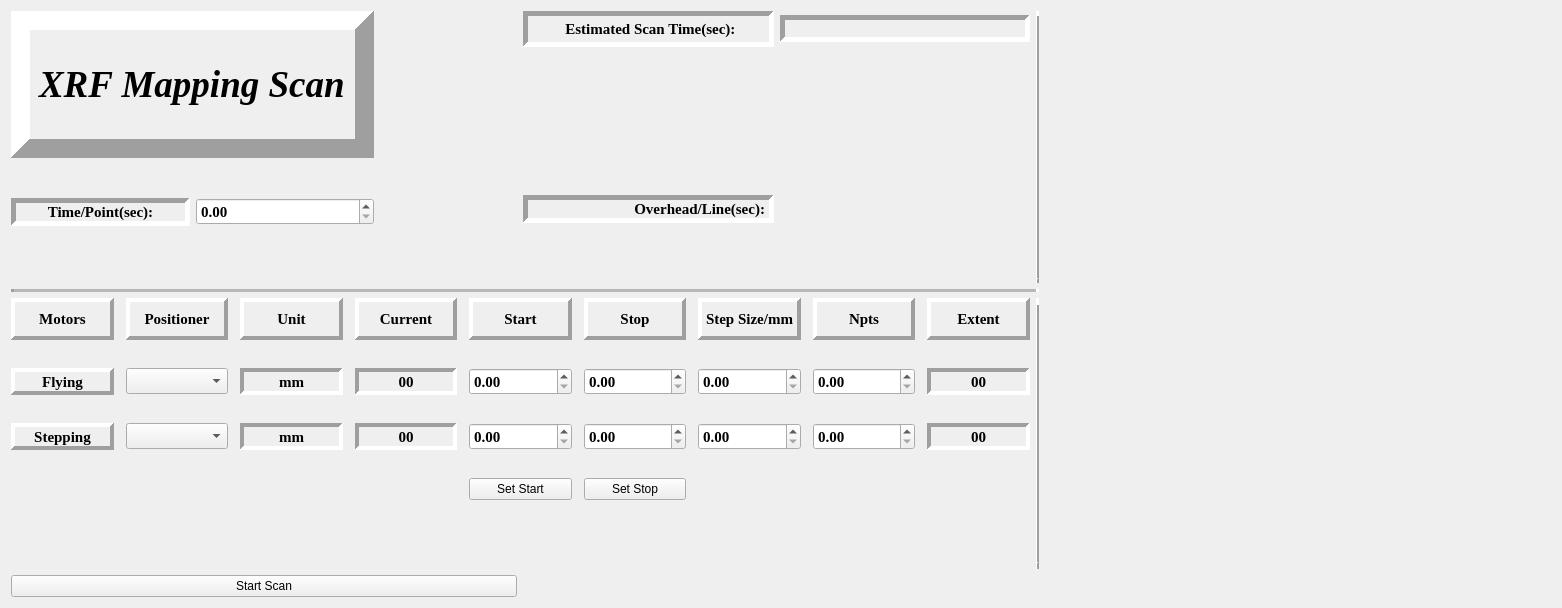
<?xml version="1.0" encoding="UTF-8"?>
<ui version="4.0">
 <class>Form</class>
 <widget class="QWidget" name="Form">
  <property name="geometry">
   <rect>
    <x>0</x>
    <y>0</y>
    <width>1562</width>
    <height>608</height>
   </rect>
  </property>
  <property name="windowTitle">
   <string>Form</string>
  </property>
  <layout class="QGridLayout" name="gridLayout_3">
   <item row="0" column="2">
    <widget class="Line" name="line">
     <property name="font">
      <font>
       <family>Times New Roman</family>
       <pointsize>11</pointsize>
       <weight>75</weight>
       <bold>true</bold>
      </font>
     </property>
     <property name="frameShape">
      <enum>QFrame::VLine</enum>
     </property>
     <property name="frameShadow">
      <enum>QFrame::Raised</enum>
     </property>
     <property name="lineWidth">
      <number>5</number>
     </property>
     <property name="orientation">
      <enum>Qt::Vertical</enum>
     </property>
    </widget>
   </item>
   <item row="0" column="0">
    <layout class="QGridLayout" name="gridLayout_2">
     <property name="topMargin">
      <number>0</number>
     </property>
     <property name="verticalSpacing">
      <number>40</number>
     </property>
     <item row="2" column="2">
      <widget class="QLabel" name="label_3">
       <property name="sizePolicy">
        <sizepolicy hsizetype="Preferred" vsizetype="Minimum">
         <horstretch>0</horstretch>
         <verstretch>0</verstretch>
        </sizepolicy>
       </property>
       <property name="text">
        <string/>
       </property>
      </widget>
     </item>
     <item row="0" column="0" colspan="2">
      <widget class="QLabel" name="label">
       <property name="font">
        <font>
         <family>Times New Roman</family>
         <pointsize>28</pointsize>
         <weight>75</weight>
         <italic>true</italic>
         <bold>true</bold>
        </font>
       </property>
       <property name="frameShape">
        <enum>QFrame::Panel</enum>
       </property>
       <property name="frameShadow">
        <enum>QFrame::Raised</enum>
       </property>
       <property name="lineWidth">
        <number>19</number>
       </property>
       <property name="text">
        <string>XRF Mapping Scan</string>
       </property>
      </widget>
     </item>
     <item row="2" column="0">
      <widget class="QLabel" name="label_7">
       <property name="font">
        <font>
         <family>Times New Roman</family>
         <pointsize>11</pointsize>
         <weight>75</weight>
         <bold>true</bold>
        </font>
       </property>
       <property name="frameShape">
        <enum>QFrame::Panel</enum>
       </property>
       <property name="frameShadow">
        <enum>QFrame::Sunken</enum>
       </property>
       <property name="lineWidth">
        <number>5</number>
       </property>
       <property name="text">
        <string>Time/Point(sec):</string>
       </property>
       <property name="alignment">
        <set>Qt::AlignCenter</set>
       </property>
      </widget>
     </item>
     <item row="2" column="1">
      <widget class="QDoubleSpinBox" name="dwell_t">
       <property name="baseSize">
        <size>
         <width>4</width>
         <height>0</height>
        </size>
       </property>
       <property name="font">
        <font>
         <family>Times New Roman</family>
         <pointsize>11</pointsize>
         <weight>75</weight>
         <bold>true</bold>
        </font>
       </property>
      </widget>
     </item>
     <item row="3" column="0">
      <widget class="QLabel" name="label_8">
       <property name="sizePolicy">
        <sizepolicy hsizetype="Preferred" vsizetype="Maximum">
         <horstretch>0</horstretch>
         <verstretch>0</verstretch>
        </sizepolicy>
       </property>
       <property name="font">
        <font>
         <family>Times New Roman</family>
         <pointsize>11</pointsize>
         <weight>75</weight>
         <bold>true</bold>
        </font>
       </property>
       <property name="frameShape">
        <enum>QFrame::NoFrame</enum>
       </property>
       <property name="frameShadow">
        <enum>QFrame::Raised</enum>
       </property>
       <property name="lineWidth">
        <number>5</number>
       </property>
       <property name="text">
        <string/>
       </property>
      </widget>
     </item>
    </layout>
   </item>
   <item row="0" column="1">
    <layout class="QGridLayout" name="gridLayout_4">
     <property name="verticalSpacing">
      <number>43</number>
     </property>
     <item row="0" column="1">
      <widget class="QLabel" name="es_time">
       <property name="sizePolicy">
        <sizepolicy hsizetype="Preferred" vsizetype="Maximum">
         <horstretch>0</horstretch>
         <verstretch>0</verstretch>
        </sizepolicy>
       </property>
       <property name="font">
        <font>
         <family>Times New Roman</family>
         <pointsize>11</pointsize>
         <weight>75</weight>
         <bold>true</bold>
        </font>
       </property>
       <property name="frameShape">
        <enum>QFrame::Panel</enum>
       </property>
       <property name="frameShadow">
        <enum>QFrame::Sunken</enum>
       </property>
       <property name="lineWidth">
        <number>5</number>
       </property>
       <property name="text">
        <string/>
       </property>
      </widget>
     </item>
     <item row="0" column="0">
      <widget class="QLabel" name="label_2">
       <property name="font">
        <font>
         <family>Times New Roman</family>
         <pointsize>11</pointsize>
         <weight>75</weight>
         <bold>true</bold>
        </font>
       </property>
       <property name="frameShape">
        <enum>QFrame::Panel</enum>
       </property>
       <property name="frameShadow">
        <enum>QFrame::Sunken</enum>
       </property>
       <property name="lineWidth">
        <number>5</number>
       </property>
       <property name="text">
        <string>  Estimated Scan Time(sec): </string>
       </property>
       <property name="alignment">
        <set>Qt::AlignBottom|Qt::AlignHCenter</set>
       </property>
      </widget>
     </item>
     <item row="1" column="1">
      <widget class="QLabel" name="label_28">
       <property name="font">
        <font>
         <family>Times New Roman</family>
         <pointsize>11</pointsize>
         <weight>75</weight>
         <bold>true</bold>
        </font>
       </property>
       <property name="frameShape">
        <enum>QFrame::NoFrame</enum>
       </property>
       <property name="frameShadow">
        <enum>QFrame::Raised</enum>
       </property>
       <property name="lineWidth">
        <number>5</number>
       </property>
       <property name="text">
        <string/>
       </property>
      </widget>
     </item>
     <item row="2" column="0">
      <widget class="QLabel" name="label_5">
       <property name="sizePolicy">
        <sizepolicy hsizetype="Preferred" vsizetype="Maximum">
         <horstretch>0</horstretch>
         <verstretch>0</verstretch>
        </sizepolicy>
       </property>
       <property name="font">
        <font>
         <family>Times New Roman</family>
         <pointsize>11</pointsize>
         <weight>75</weight>
         <bold>true</bold>
        </font>
       </property>
       <property name="frameShape">
        <enum>QFrame::Panel</enum>
       </property>
       <property name="frameShadow">
        <enum>QFrame::Sunken</enum>
       </property>
       <property name="lineWidth">
        <number>5</number>
       </property>
       <property name="text">
        <string>        Overhead/Line(sec):</string>
       </property>
       <property name="alignment">
        <set>Qt::AlignRight|Qt::AlignTrailing|Qt::AlignVCenter</set>
       </property>
      </widget>
     </item>
     <item row="3" column="0">
      <widget class="QLabel" name="label_11">
       <property name="sizePolicy">
        <sizepolicy hsizetype="Preferred" vsizetype="Maximum">
         <horstretch>0</horstretch>
         <verstretch>0</verstretch>
        </sizepolicy>
       </property>
       <property name="font">
        <font>
         <family>Times New Roman</family>
         <pointsize>11</pointsize>
         <weight>75</weight>
         <bold>true</bold>
        </font>
       </property>
       <property name="frameShape">
        <enum>QFrame::NoFrame</enum>
       </property>
       <property name="frameShadow">
        <enum>QFrame::Raised</enum>
       </property>
       <property name="lineWidth">
        <number>5</number>
       </property>
       <property name="text">
        <string/>
       </property>
      </widget>
     </item>
     <item row="2" column="1">
      <widget class="QLabel" name="overhead">
       <property name="font">
        <font>
         <family>Times New Roman</family>
         <pointsize>11</pointsize>
         <weight>75</weight>
         <bold>true</bold>
        </font>
       </property>
       <property name="frameShape">
        <enum>QFrame::NoFrame</enum>
       </property>
       <property name="frameShadow">
        <enum>QFrame::Raised</enum>
       </property>
       <property name="lineWidth">
        <number>5</number>
       </property>
       <property name="text">
        <string/>
       </property>
      </widget>
     </item>
     <item row="1" column="0">
      <widget class="QLabel" name="label_27">
       <property name="sizePolicy">
        <sizepolicy hsizetype="Preferred" vsizetype="Preferred">
         <horstretch>0</horstretch>
         <verstretch>0</verstretch>
        </sizepolicy>
       </property>
       <property name="font">
        <font>
         <family>Times New Roman</family>
         <pointsize>11</pointsize>
         <weight>75</weight>
         <bold>true</bold>
        </font>
       </property>
       <property name="frameShape">
        <enum>QFrame::NoFrame</enum>
       </property>
       <property name="frameShadow">
        <enum>QFrame::Raised</enum>
       </property>
       <property name="lineWidth">
        <number>5</number>
       </property>
       <property name="text">
        <string/>
       </property>
      </widget>
     </item>
    </layout>
   </item>
   <item row="2" column="0" colspan="2">
    <layout class="QGridLayout" name="gridLayout_6">
     <property name="horizontalSpacing">
      <number>12</number>
     </property>
     <property name="verticalSpacing">
      <number>28</number>
     </property>
     <item row="1" column="4">
      <widget class="QDoubleSpinBox" name="flyingStart">
       <property name="font">
        <font>
         <family>Times New Roman</family>
         <pointsize>11</pointsize>
         <weight>75</weight>
         <bold>true</bold>
        </font>
       </property>
       <property name="wrapping">
        <bool>false</bool>
       </property>
       <property name="frame">
        <bool>true</bool>
       </property>
      </widget>
     </item>
     <item row="2" column="1">
      <widget class="QComboBox" name="stepping">
       <property name="font">
        <font>
         <family>Times New Roman</family>
         <pointsize>11</pointsize>
         <weight>75</weight>
         <bold>true</bold>
        </font>
       </property>
      </widget>
     </item>
     <item row="1" column="3">
      <widget class="QLabel" name="current_x_Label">
       <property name="font">
        <font>
         <family>Times New Roman</family>
         <pointsize>11</pointsize>
         <weight>75</weight>
         <bold>true</bold>
        </font>
       </property>
       <property name="frameShape">
        <enum>QFrame::Panel</enum>
       </property>
       <property name="frameShadow">
        <enum>QFrame::Sunken</enum>
       </property>
       <property name="lineWidth">
        <number>4</number>
       </property>
       <property name="text">
        <string>00</string>
       </property>
       <property name="alignment">
        <set>Qt::AlignCenter</set>
       </property>
      </widget>
     </item>
     <item row="1" column="8">
      <widget class="QLabel" name="extent_x">
       <property name="font">
        <font>
         <family>Times New Roman</family>
         <pointsize>11</pointsize>
         <weight>75</weight>
         <bold>true</bold>
        </font>
       </property>
       <property name="frameShape">
        <enum>QFrame::Panel</enum>
       </property>
       <property name="frameShadow">
        <enum>QFrame::Sunken</enum>
       </property>
       <property name="lineWidth">
        <number>4</number>
       </property>
       <property name="text">
        <string>00</string>
       </property>
       <property name="alignment">
        <set>Qt::AlignCenter</set>
       </property>
      </widget>
     </item>
     <item row="1" column="7">
      <widget class="QDoubleSpinBox" name="npts_x">
       <property name="font">
        <font>
         <family>Times New Roman</family>
         <pointsize>11</pointsize>
         <weight>75</weight>
         <bold>true</bold>
        </font>
       </property>
      </widget>
     </item>
     <item row="1" column="5">
      <widget class="QDoubleSpinBox" name="flyingStop">
       <property name="font">
        <font>
         <family>Times New Roman</family>
         <pointsize>11</pointsize>
         <weight>75</weight>
         <bold>true</bold>
        </font>
       </property>
      </widget>
     </item>
     <item row="1" column="6">
      <widget class="QDoubleSpinBox" name="stepsize_x">
       <property name="font">
        <font>
         <family>Times New Roman</family>
         <pointsize>11</pointsize>
         <weight>75</weight>
         <bold>true</bold>
        </font>
       </property>
      </widget>
     </item>
     <item row="2" column="2">
      <widget class="QLabel" name="label_10">
       <property name="font">
        <font>
         <family>Times New Roman</family>
         <pointsize>11</pointsize>
         <weight>75</weight>
         <bold>true</bold>
        </font>
       </property>
       <property name="frameShape">
        <enum>QFrame::Panel</enum>
       </property>
       <property name="frameShadow">
        <enum>QFrame::Sunken</enum>
       </property>
       <property name="lineWidth">
        <number>4</number>
       </property>
       <property name="text">
        <string>mm</string>
       </property>
       <property name="alignment">
        <set>Qt::AlignCenter</set>
       </property>
      </widget>
     </item>
     <item row="2" column="3">
      <widget class="QLabel" name="current_y_Label">
       <property name="font">
        <font>
         <family>Times New Roman</family>
         <pointsize>11</pointsize>
         <weight>75</weight>
         <bold>true</bold>
        </font>
       </property>
       <property name="frameShape">
        <enum>QFrame::Panel</enum>
       </property>
       <property name="frameShadow">
        <enum>QFrame::Sunken</enum>
       </property>
       <property name="lineWidth">
        <number>4</number>
       </property>
       <property name="text">
        <string>00</string>
       </property>
       <property name="alignment">
        <set>Qt::AlignCenter</set>
       </property>
      </widget>
     </item>
     <item row="2" column="0">
      <widget class="QLabel" name="label_4">
       <property name="font">
        <font>
         <family>Times New Roman</family>
         <pointsize>11</pointsize>
         <weight>75</weight>
         <bold>true</bold>
        </font>
       </property>
       <property name="frameShape">
        <enum>QFrame::Panel</enum>
       </property>
       <property name="frameShadow">
        <enum>QFrame::Raised</enum>
       </property>
       <property name="lineWidth">
        <number>4</number>
       </property>
       <property name="text">
        <string>Stepping</string>
       </property>
       <property name="alignment">
        <set>Qt::AlignCenter</set>
       </property>
      </widget>
     </item>
     <item row="2" column="5">
      <widget class="QDoubleSpinBox" name="steppingStop">
       <property name="font">
        <font>
         <family>Times New Roman</family>
         <pointsize>11</pointsize>
         <weight>75</weight>
         <bold>true</bold>
        </font>
       </property>
      </widget>
     </item>
     <item row="0" column="1">
      <widget class="QLabel" name="label_14">
       <property name="font">
        <font>
         <family>Times New Roman</family>
         <pointsize>11</pointsize>
         <weight>75</weight>
         <bold>true</bold>
        </font>
       </property>
       <property name="frameShape">
        <enum>QFrame::Panel</enum>
       </property>
       <property name="frameShadow">
        <enum>QFrame::Raised</enum>
       </property>
       <property name="lineWidth">
        <number>4</number>
       </property>
       <property name="text">
        <string>Positioner</string>
       </property>
       <property name="alignment">
        <set>Qt::AlignCenter</set>
       </property>
      </widget>
     </item>
     <item row="1" column="0">
      <widget class="QLabel" name="label_12">
       <property name="font">
        <font>
         <family>Times New Roman</family>
         <pointsize>11</pointsize>
         <weight>75</weight>
         <bold>true</bold>
        </font>
       </property>
       <property name="frameShape">
        <enum>QFrame::Panel</enum>
       </property>
       <property name="frameShadow">
        <enum>QFrame::Raised</enum>
       </property>
       <property name="lineWidth">
        <number>4</number>
       </property>
       <property name="text">
        <string>Flying</string>
       </property>
       <property name="alignment">
        <set>Qt::AlignCenter</set>
       </property>
      </widget>
     </item>
     <item row="0" column="0">
      <widget class="QLabel" name="label_13">
       <property name="font">
        <font>
         <family>Times New Roman</family>
         <pointsize>11</pointsize>
         <weight>75</weight>
         <bold>true</bold>
        </font>
       </property>
       <property name="frameShape">
        <enum>QFrame::Panel</enum>
       </property>
       <property name="frameShadow">
        <enum>QFrame::Raised</enum>
       </property>
       <property name="lineWidth">
        <number>4</number>
       </property>
       <property name="text">
        <string>Motors</string>
       </property>
       <property name="alignment">
        <set>Qt::AlignCenter</set>
       </property>
      </widget>
     </item>
     <item row="2" column="6">
      <widget class="QDoubleSpinBox" name="stepsize_y">
       <property name="font">
        <font>
         <family>Times New Roman</family>
         <pointsize>11</pointsize>
         <weight>75</weight>
         <bold>true</bold>
        </font>
       </property>
      </widget>
     </item>
     <item row="2" column="7">
      <widget class="QDoubleSpinBox" name="npts_y">
       <property name="font">
        <font>
         <family>Times New Roman</family>
         <pointsize>11</pointsize>
         <weight>75</weight>
         <bold>true</bold>
        </font>
       </property>
      </widget>
     </item>
     <item row="2" column="4">
      <widget class="QDoubleSpinBox" name="steppingStart">
       <property name="font">
        <font>
         <family>Times New Roman</family>
         <pointsize>11</pointsize>
         <weight>75</weight>
         <bold>true</bold>
        </font>
       </property>
      </widget>
     </item>
     <item row="0" column="4">
      <widget class="QLabel" name="label_17">
       <property name="font">
        <font>
         <family>Times New Roman</family>
         <pointsize>11</pointsize>
         <weight>75</weight>
         <bold>true</bold>
        </font>
       </property>
       <property name="frameShape">
        <enum>QFrame::Panel</enum>
       </property>
       <property name="frameShadow">
        <enum>QFrame::Raised</enum>
       </property>
       <property name="lineWidth">
        <number>4</number>
       </property>
       <property name="text">
        <string>Start</string>
       </property>
       <property name="alignment">
        <set>Qt::AlignCenter</set>
       </property>
      </widget>
     </item>
     <item row="0" column="3">
      <widget class="QLabel" name="label_16">
       <property name="font">
        <font>
         <family>Times New Roman</family>
         <pointsize>11</pointsize>
         <weight>75</weight>
         <bold>true</bold>
        </font>
       </property>
       <property name="frameShape">
        <enum>QFrame::Panel</enum>
       </property>
       <property name="frameShadow">
        <enum>QFrame::Raised</enum>
       </property>
       <property name="lineWidth">
        <number>4</number>
       </property>
       <property name="text">
        <string>Current</string>
       </property>
       <property name="alignment">
        <set>Qt::AlignCenter</set>
       </property>
      </widget>
     </item>
     <item row="0" column="2">
      <widget class="QLabel" name="label_15">
       <property name="font">
        <font>
         <family>Times New Roman</family>
         <pointsize>11</pointsize>
         <weight>75</weight>
         <bold>true</bold>
        </font>
       </property>
       <property name="frameShape">
        <enum>QFrame::Panel</enum>
       </property>
       <property name="frameShadow">
        <enum>QFrame::Raised</enum>
       </property>
       <property name="lineWidth">
        <number>4</number>
       </property>
       <property name="text">
        <string>Unit</string>
       </property>
       <property name="alignment">
        <set>Qt::AlignCenter</set>
       </property>
      </widget>
     </item>
     <item row="0" column="7">
      <widget class="QLabel" name="label_20">
       <property name="font">
        <font>
         <family>Times New Roman</family>
         <pointsize>11</pointsize>
         <weight>75</weight>
         <bold>true</bold>
        </font>
       </property>
       <property name="frameShape">
        <enum>QFrame::Panel</enum>
       </property>
       <property name="frameShadow">
        <enum>QFrame::Raised</enum>
       </property>
       <property name="lineWidth">
        <number>4</number>
       </property>
       <property name="text">
        <string>Npts</string>
       </property>
       <property name="alignment">
        <set>Qt::AlignCenter</set>
       </property>
      </widget>
     </item>
     <item row="0" column="6">
      <widget class="QLabel" name="label_19">
       <property name="font">
        <font>
         <family>Times New Roman</family>
         <pointsize>11</pointsize>
         <weight>75</weight>
         <bold>true</bold>
        </font>
       </property>
       <property name="frameShape">
        <enum>QFrame::Panel</enum>
       </property>
       <property name="frameShadow">
        <enum>QFrame::Raised</enum>
       </property>
       <property name="lineWidth">
        <number>4</number>
       </property>
       <property name="text">
        <string>Step Size/mm</string>
       </property>
       <property name="alignment">
        <set>Qt::AlignCenter</set>
       </property>
      </widget>
     </item>
     <item row="0" column="8">
      <widget class="QLabel" name="label_21">
       <property name="font">
        <font>
         <family>Times New Roman</family>
         <pointsize>11</pointsize>
         <weight>75</weight>
         <bold>true</bold>
        </font>
       </property>
       <property name="frameShape">
        <enum>QFrame::Panel</enum>
       </property>
       <property name="frameShadow">
        <enum>QFrame::Raised</enum>
       </property>
       <property name="lineWidth">
        <number>4</number>
       </property>
       <property name="text">
        <string>Extent</string>
       </property>
       <property name="alignment">
        <set>Qt::AlignCenter</set>
       </property>
      </widget>
     </item>
     <item row="1" column="1">
      <widget class="QComboBox" name="flying">
       <property name="font">
        <font>
         <family>Times New Roman</family>
         <pointsize>11</pointsize>
         <weight>75</weight>
         <bold>true</bold>
        </font>
       </property>
      </widget>
     </item>
     <item row="0" column="5">
      <widget class="QLabel" name="label_18">
       <property name="font">
        <font>
         <family>Times New Roman</family>
         <pointsize>11</pointsize>
         <weight>75</weight>
         <bold>true</bold>
        </font>
       </property>
       <property name="frameShape">
        <enum>QFrame::Panel</enum>
       </property>
       <property name="frameShadow">
        <enum>QFrame::Raised</enum>
       </property>
       <property name="lineWidth">
        <number>4</number>
       </property>
       <property name="text">
        <string>Stop</string>
       </property>
       <property name="alignment">
        <set>Qt::AlignCenter</set>
       </property>
      </widget>
     </item>
     <item row="3" column="0">
      <widget class="QLabel" name="label_6">
       <property name="sizePolicy">
        <sizepolicy hsizetype="Preferred" vsizetype="Maximum">
         <horstretch>0</horstretch>
         <verstretch>0</verstretch>
        </sizepolicy>
       </property>
       <property name="font">
        <font>
         <family>Times New Roman</family>
         <pointsize>11</pointsize>
         <weight>75</weight>
         <bold>true</bold>
        </font>
       </property>
       <property name="frameShape">
        <enum>QFrame::NoFrame</enum>
       </property>
       <property name="frameShadow">
        <enum>QFrame::Sunken</enum>
       </property>
       <property name="lineWidth">
        <number>4</number>
       </property>
       <property name="text">
        <string/>
       </property>
       <property name="alignment">
        <set>Qt::AlignCenter</set>
       </property>
      </widget>
     </item>
     <item row="1" column="2">
      <widget class="QLabel" name="label_22">
       <property name="font">
        <font>
         <family>Times New Roman</family>
         <pointsize>11</pointsize>
         <weight>75</weight>
         <bold>true</bold>
        </font>
       </property>
       <property name="frameShape">
        <enum>QFrame::Panel</enum>
       </property>
       <property name="frameShadow">
        <enum>QFrame::Sunken</enum>
       </property>
       <property name="lineWidth">
        <number>4</number>
       </property>
       <property name="text">
        <string>mm</string>
       </property>
       <property name="alignment">
        <set>Qt::AlignCenter</set>
       </property>
      </widget>
     </item>
     <item row="2" column="8">
      <widget class="QLabel" name="extent_y">
       <property name="font">
        <font>
         <family>Times New Roman</family>
         <pointsize>11</pointsize>
         <weight>75</weight>
         <bold>true</bold>
        </font>
       </property>
       <property name="frameShape">
        <enum>QFrame::Panel</enum>
       </property>
       <property name="frameShadow">
        <enum>QFrame::Sunken</enum>
       </property>
       <property name="lineWidth">
        <number>4</number>
       </property>
       <property name="text">
        <string>00</string>
       </property>
       <property name="alignment">
        <set>Qt::AlignCenter</set>
       </property>
      </widget>
     </item>
     <item row="3" column="4">
      <widget class="QPushButton" name="setstartbtn">
       <property name="text">
        <string>Set Start</string>
       </property>
      </widget>
     </item>
     <item row="3" column="5">
      <widget class="QPushButton" name="setstopbtn">
       <property name="text">
        <string>Set Stop</string>
       </property>
      </widget>
     </item>
     <item row="4" column="0" colspan="9">
      <widget class="QLabel" name="message">
       <property name="font">
        <font>
         <family>Times New Roman</family>
         <pointsize>14</pointsize>
         <weight>75</weight>
         <italic>true</italic>
         <bold>true</bold>
        </font>
       </property>
       <property name="contextMenuPolicy">
        <enum>Qt::PreventContextMenu</enum>
       </property>
       <property name="text">
        <string/>
       </property>
      </widget>
     </item>
    </layout>
   </item>
   <item row="2" column="2">
    <widget class="Line" name="line_2">
     <property name="font">
      <font>
       <family>Times New Roman</family>
       <pointsize>11</pointsize>
       <weight>75</weight>
       <bold>true</bold>
      </font>
     </property>
     <property name="frameShadow">
      <enum>QFrame::Raised</enum>
     </property>
     <property name="lineWidth">
      <number>7</number>
     </property>
     <property name="orientation">
      <enum>Qt::Vertical</enum>
     </property>
    </widget>
   </item>
   <item row="0" column="3" rowspan="3">
    <layout class="QHBoxLayout" name="horizontalLayout_12">
     <item>
      <widget class="Canvas" name="map_" native="true">
       <property name="font">
        <font>
         <family>Times New Roman</family>
         <pointsize>11</pointsize>
         <weight>75</weight>
         <bold>true</bold>
        </font>
       </property>
      </widget>
     </item>
    </layout>
   </item>
   <item row="1" column="0" colspan="3">
    <widget class="Line" name="line_5">
     <property name="lineWidth">
      <number>3</number>
     </property>
     <property name="midLineWidth">
      <number>30</number>
     </property>
     <property name="orientation">
      <enum>Qt::Horizontal</enum>
     </property>
    </widget>
   </item>
   <item row="3" column="0">
    <widget class="QPushButton" name="scan">
     <property name="text">
      <string>Start Scan</string>
     </property>
    </widget>
   </item>
  </layout>
 </widget>
 <customwidgets>
  <customwidget>
   <class>Canvas</class>
   <extends>QWidget</extends>
   <header>canvas.h</header>
   <container>1</container>
  </customwidget>
 </customwidgets>
 <tabstops>
  <tabstop>dwell_t</tabstop>
  <tabstop>flyingStart</tabstop>
  <tabstop>flyingStop</tabstop>
  <tabstop>stepsize_x</tabstop>
  <tabstop>npts_x</tabstop>
  <tabstop>steppingStart</tabstop>
  <tabstop>steppingStop</tabstop>
  <tabstop>stepsize_y</tabstop>
  <tabstop>npts_y</tabstop>
  <tabstop>flying</tabstop>
  <tabstop>stepping</tabstop>
  <tabstop>scan</tabstop>
  <tabstop>setstartbtn</tabstop>
  <tabstop>setstopbtn</tabstop>
 </tabstops>
 <resources/>
 <connections>
  <connection>
   <sender>flyingStop</sender>
   <signal>valueChanged(double)</signal>
   <receiver>Form</receiver>
   <slot>calctheExtent_x()</slot>
   <hints>
    <hint type="sourcelabel">
     <x>701</x>
     <y>385</y>
    </hint>
    <hint type="destinationlabel">
     <x>973</x>
     <y>392</y>
    </hint>
   </hints>
  </connection>
  <connection>
   <sender>steppingStop</sender>
   <signal>valueChanged(double)</signal>
   <receiver>Form</receiver>
   <slot>calctheExtent_y()</slot>
   <hints>
    <hint type="sourcelabel">
     <x>701</x>
     <y>441</y>
    </hint>
    <hint type="destinationlabel">
     <x>975</x>
     <y>446</y>
    </hint>
   </hints>
  </connection>
  <connection>
   <sender>stepsize_x</sender>
   <signal>valueChanged(double)</signal>
   <receiver>Form</receiver>
   <slot>calcFlyingNpts()</slot>
   <hints>
    <hint type="sourcelabel">
     <x>826</x>
     <y>385</y>
    </hint>
    <hint type="destinationlabel">
     <x>974</x>
     <y>371</y>
    </hint>
   </hints>
  </connection>
  <connection>
   <sender>stepsize_y</sender>
   <signal>valueChanged(double)</signal>
   <receiver>Form</receiver>
   <slot>calcSteppingNpts()</slot>
   <hints>
    <hint type="sourcelabel">
     <x>826</x>
     <y>441</y>
    </hint>
    <hint type="destinationlabel">
     <x>976</x>
     <y>530</y>
    </hint>
   </hints>
  </connection>
  <connection>
   <sender>npts_x</sender>
   <signal>valueChanged(double)</signal>
   <receiver>Form</receiver>
   <slot>calcFlyingStepsize()</slot>
   <hints>
    <hint type="sourcelabel">
     <x>943</x>
     <y>385</y>
    </hint>
    <hint type="destinationlabel">
     <x>973</x>
     <y>497</y>
    </hint>
   </hints>
  </connection>
  <connection>
   <sender>npts_y</sender>
   <signal>valueChanged(double)</signal>
   <receiver>Form</receiver>
   <slot>calcSteppingStepsize()</slot>
   <hints>
    <hint type="sourcelabel">
     <x>943</x>
     <y>441</y>
    </hint>
    <hint type="destinationlabel">
     <x>974</x>
     <y>225</y>
    </hint>
   </hints>
  </connection>
  <connection>
   <sender>steppingStart</sender>
   <signal>valueChanged(double)</signal>
   <receiver>Form</receiver>
   <slot>calctheExtent_y()</slot>
   <hints>
    <hint type="sourcelabel">
     <x>584</x>
     <y>441</y>
    </hint>
    <hint type="destinationlabel">
     <x>6</x>
     <y>527</y>
    </hint>
   </hints>
  </connection>
  <connection>
   <sender>flyingStart</sender>
   <signal>valueChanged(double)</signal>
   <receiver>Form</receiver>
   <slot>calctheExtent_x()</slot>
   <hints>
    <hint type="sourcelabel">
     <x>584</x>
     <y>385</y>
    </hint>
    <hint type="destinationlabel">
     <x>0</x>
     <y>490</y>
    </hint>
   </hints>
  </connection>
 </connections>
 <slots>
  <slot>calctheExtent_x()</slot>
  <slot>calctheExtent_y()</slot>
  <slot>calcFlyingNpts()</slot>
  <slot>calcSteppingNpts()</slot>
  <slot>calcFlyingStepsize()</slot>
  <slot>calcSteppingStepsize()</slot>
 </slots>
</ui>
